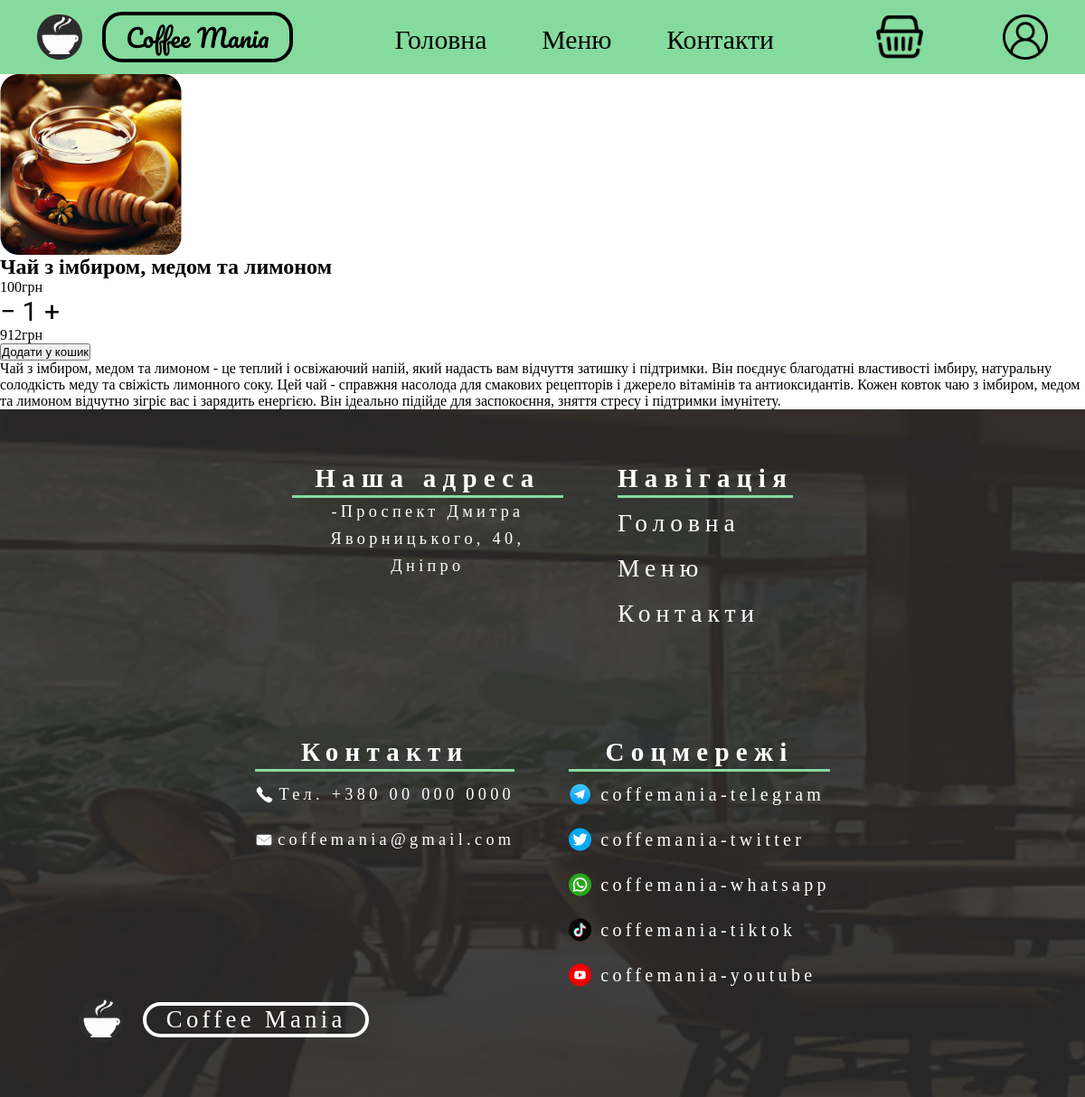
/menu/3, run on the app's committed database.
### shop/models.py (models this page shows, shortened)
class Product(models.Model):
    name = models.CharField(max_length=255)
    image = models.ImageField(upload_to= "products")
    description = models.TextField()
    price = models.CharField(max_length=255)
    def get_absolute_url(self):
        return reverse('product', kwargs = {'product_pk': self.pk})

### shop/views.py (the view, shortened to what this page needs)
# urls.py: path('menu/<product_pk>', show_product, name = 'product'),
def show_product(request, product_pk):
    product = get_object_or_404(Product, pk=product_pk)
    return render(request, 'product/product.html', context={'product': product})

### shop/templates/product/product.html (shortened to what this page needs)
{% extends 'base/base.html' %}
{% load static %}
{% block css %}
<link rel="stylesheet" href="{% static 'shop/shop.css' %}">{% endblock %}
{% block content %}
<div id="content">
    <div class="product-row">
        <div class="product-main">
            <img src="{{ product.image.url }}" alt="{{ product.name }}">
            <div class="product-name-price">
                <h2>{{ product.name }}</h2>
                <p class="product-price">{{ product.price }}грн</p>
            </div>
            <div class="product-buttons">
                <form method="post" id="basket_form">
                    <div class="product-amount-totalprice">
                        <p class="product-amount-main">
                            <span data-value="-1" class="change-amount-main minus-main">&minus;</span>
                            <span class="amount">1</span>
                            <span data-value="+1" class="change-amount-main plus-main">&plus;</span>
                        </p>
                        <p class="product-totalprice">912грн</p>
                    </div>
                    <button class="add-product-button" value="{{ product.get_absolute_url }}">Додати у кошик</button>
                </form>
            </div>
        </div>
        <div class="product-description">
            <p>{{ product.description }}</p>
        </div>
    </div>
</div>
{% endblock %}

### user_interface/static/base/base.css (style rules this page uses)
* { margin: 0; padding: 0; box-sizing: border-box; }
body { overflow-x: hidden; }

### shop/static/shop/shop.css (style rules this page uses)
.minus-main, .plus-main { cursor: pointer;; }
.product-amount-main { font-family: 'Roboto'; font-style: normal; font-size: 30; text-decoration: none; }
.product-amount-main { user-select: none; -webkit-user-select: none; -moz-user-select: none; -ms-user-select: none; user-select: none; }

### data on the page
Product: image (picture), name "Чай з імбиром, медом та лимоном", price "100", description "Чай з імбиром, медом та лимоном - це теплий і освіжаючий напій, який надасть вам відчуття затишку і підтримки. Він поєднує благодатні властивості імбиру, натуральну солодкість меду та свіжість лимонного соку. Цей чай - справжня насолода для смакових рецепторів і джерело вітамінів та антиоксидантів. Кожен ковток чаю з імбиром, медом та лимоном відчутно зігріє вас і зарядить енергією. Він ідеально підійде для заспокоєння, зняття стресу і підтримки імунітету."
